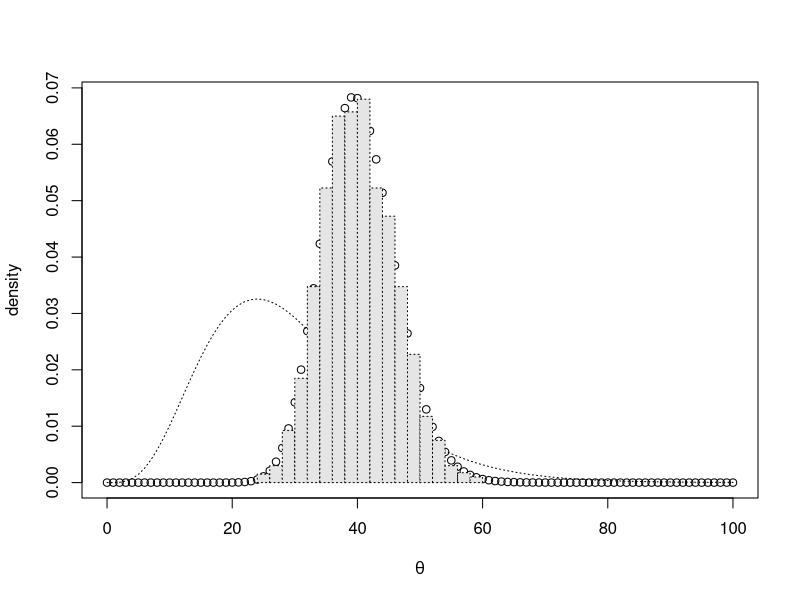
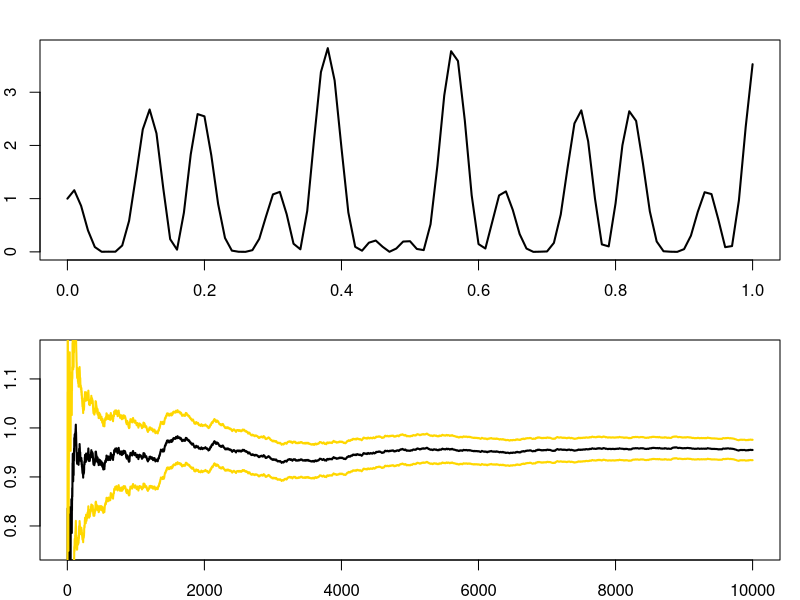
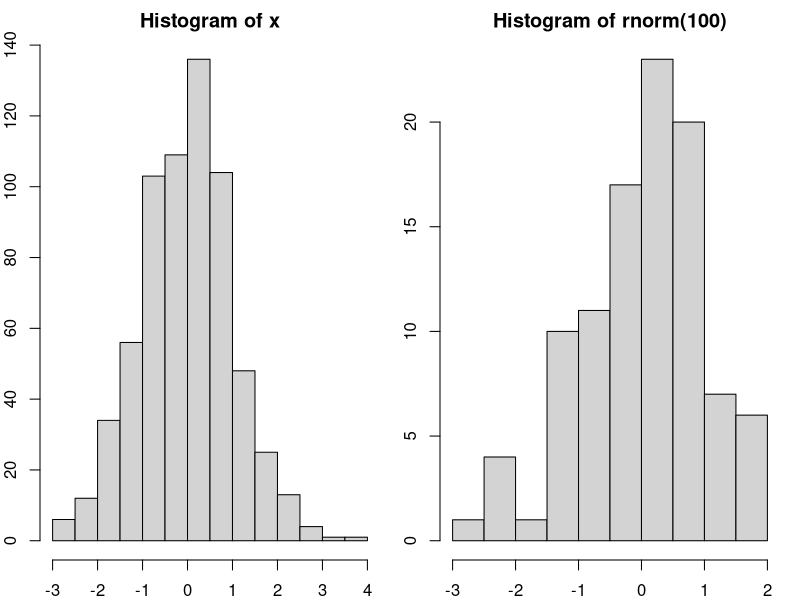
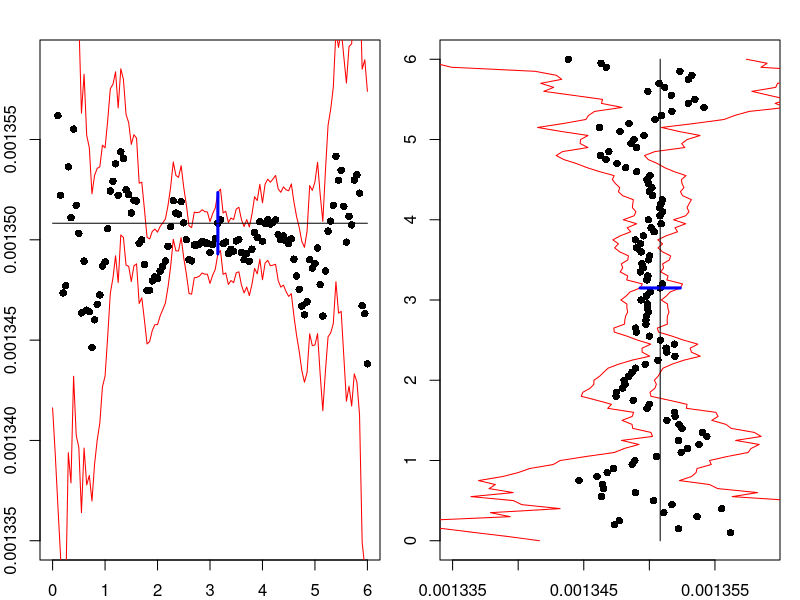
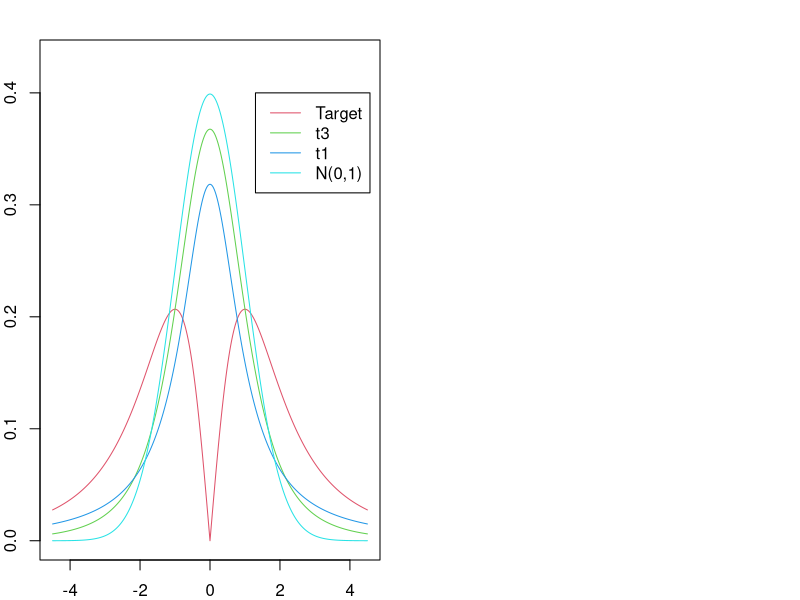
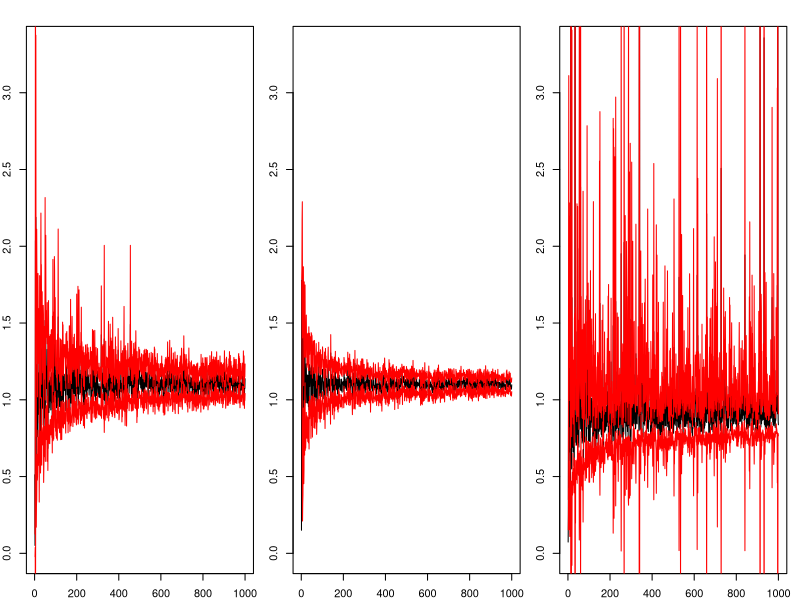
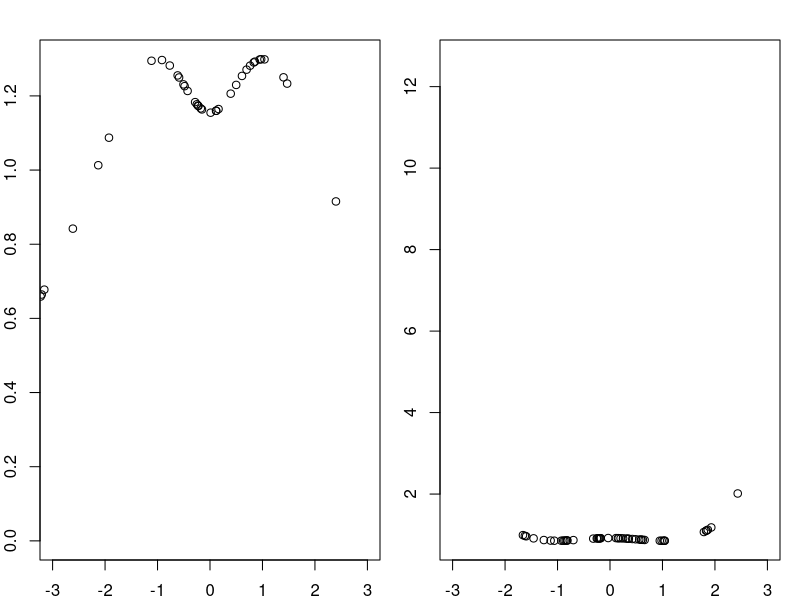
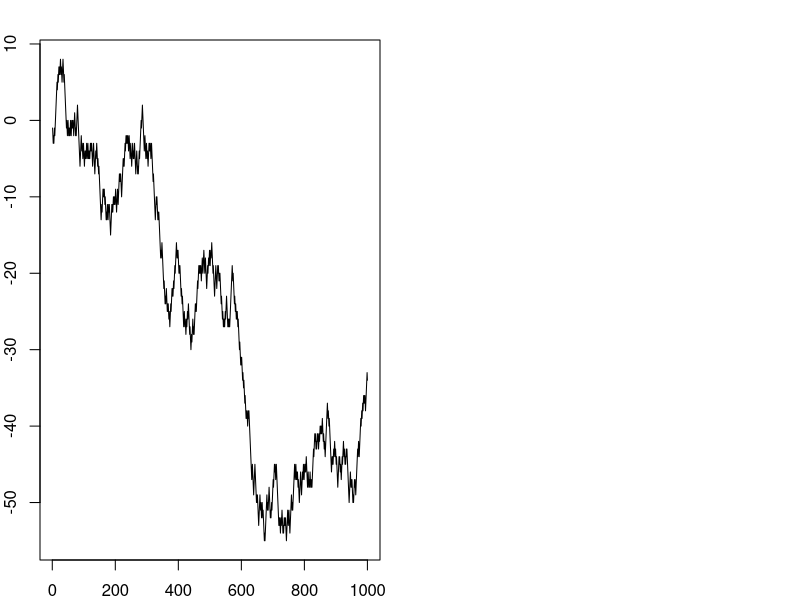

R code for these plots, in order:
###################### conjugate priors##############################
alpha = 5
beta = 6
theta = seq(0,100, length.out =101)
prior = dgamma(theta, shape = alpha, scale = beta)
x = 42
posterior = dgamma(theta, shape = x+alpha, scale = 1/(1+1/beta) ) 

# make plot
plot(theta, posterior, xlab = expression(theta), ylab = "density")
lines(theta, prior, lty = 3)

# posterior draws
postdraw = rgamma(2000, shape = x+alpha, scale = 1/(1+1/beta) ) 
r1= hist(postdraw, freq = F, breaks = 20, plot =F)
lines(r1, lty=3, freq = F, col = "gray90")

 
### estimating the mean of p^2
p<- rbeta(1000,14.26,23.19)
est<-mean(p^2)
se<-sd(p^2)/sqrt(1000)
c(est,se)

## integral of h(x)
h=function(x){(cos(50*x)+sin(20*x))^2}
par(mar=c(2,2,2,1),mfrow=c(2,1))
curve(h,xlab="Function",ylab="",lwd=2)
integrate(h,0,1)
x=h(runif(10^4))
estint=cumsum(x)/(1:10^4)
esterr=sqrt(cumsum((x-estint)^2))/(1:10^4)
plot(estint, xlab="Mean and error range",type="l",lwd=2,ylim=mean(x)+20*c(-esterr[10^4],esterr[10^4]),ylab="")
lines(estint+2*esterr,col="gold",lwd=2)
lines(estint-2*esterr,col="gold",lwd=2)


##################### Rejection sampling
## Example 1
x = NULL
n = 100
r = 2
for(i in 1:(100*sqrt(2*pi/exp(1))))
{

u = runif(1)
y = rcauchy(1)
if( u <=  exp(-y^2/2)*(1+y^2)*sqrt(exp(1))/2) 
 { x = c(x,y)}
}

# investigate the acceptance rate
N= 1000

c = sqrt(2*pi/exp(1))

# you can identify C using the following code
X = seq(-3,3,0.01)
c = max(dnorm(X)/dcauchy(X))

u = runif(N)
y=rcauchy(N)
accept = ( u < dnorm(y)/(c*dcauchy(y)))
x = y[accept]
mean(accept)
1/c

par(mfrow=c(1,2))
hist(x)
hist(rnorm(100))

##################### importance sampling

######## computing(X>c) for N(0,1) based on N(mu,1)

### function imp returns entries for a row of estimate, standard deviation and confidence interval

imp<-function(mu=0,c=0,n=1000000,X=rnorm(n))
{
  IS = mean((mu+X>c)*exp(mu*(mu-2*(mu+X))/2))
  standev=sd((mu+X>c)*exp(mu*(mu-2*(mu+X))/2))/sqrt(n)
  return(c(mu,IS,standev,IS-qnorm(0.975)*standev,IS+qnorm(0.975)*standev))
}

#fix n and X in advance
n =10000000
X = rnorm(n) 
# case when c = 3
c= 3
imp(0,c,n,X)
imp(1,c,n,X)
imp(2,c,n,X)
imp(3,c,n,X)
imp(3.1,c,n,X)
imp(3.15,c,n,X) # the (near-)optimal value of mu slightly above c
imp(3.2,c,n,X)
imp(4,c,n,X)

# case when c = 4.5
c = 4.5
imp(0,c,n,X)
imp(4.5,c,n,X)
imp(4.6,c,n,X) #we find the (near-)optimal value of mu slightly above c
imp(4.7,c,n,X)

# plot confidence intervals as mu varies
c=3
mu = (0:120)/20 #choose range from 0 to 6 in steps of 0.05
imp3  = matrix(1:605,121,5) #initialize impsave3, to save imp for c=3
for (i in 1:121){imp3[i,] = imp(mu[i],c,n,X)} #save imp in impsave3
plot(mu,imp3[,2],pch=16,xlab=expression(mu),ylab="estimate",ylim=c(0.001335,0.001359)) #estimates
lines(mu,imp3[,4],col="red") #lower CI bound
lines(mu,imp3[,5], col="red") #upper CI bound
lines(c(3.15,3.15),c(imp3[64,4],imp3[64,5]),lwd=3, col="blue") #emphasize mu=3.15
lines(c(0,6),c(imp3[64,2],imp3[64,2])) #horizontal line

plot(imp3[,2],mu,pch=16,ylab=expression(mu),xlab="estimate",xlim=c(0.001335,0.001359)) #estimates
lines(imp3[,4],mu,col="red") #lower CI bound
lines(imp3[,5], mu,col="red") #upper CI bound
lines(c(imp3[64,4],imp3[64,5]),c(3.15,3.15),lwd=3, col="blue") #emphasize mu=3.15
lines(c(imp3[64,2],imp3[64,2]),c(0,6)) #horizontal line

###################  esetimate expectation of absolute value of X, where X follows t distribution with d.o.f 3
# plot of different distributions
x =seq(-4.5,4.5,by =0.01)
p1 = abs(x)*dt(x,3)
p2 = dt(x,3)
p3 = dt(x,1)
p4 = dnorm(x)
plot(x,p1,xlab="x",ylab="density",ylim=c(0,0.43),type="l",col=2)
lines(x,p2,col=3)
lines(x,p3,col=4)
lines(x,p4,col=5)
legend(1.3,0.4,c('Target','t3    ','t1    ','N(0,1)'),lty=c(1,1,1,1),col=2:5)

# estimates
N = 1000
q1 = vector("numeric",N)
q2 = vector("numeric",N)
q3 = vector("numeric",N)
# fit.set
se1 = vector("numeric",N)
se2 = vector("numeric",N)
se3 = vector("numeric",N)

for(i in 1:N)
{
# direct
 x = rt(i,3)
 q1[i] = mean(abs(x))
 se1[i] = sd(abs(x))/sqrt(i)


# proposed t1
 x = rt(i,1)
 q2[i] = mean(abs(x)*dt(x,3)/dt(x,1))
 se2[i] = sd(abs(x)*dt(x,3)/dt(x,1))/sqrt(i)

# proposed norm
 x = rnorm(i)
 q3[i] = mean(abs(x)*dt(x,3)/dnorm(x))
 se3[i] = sd(abs(x)*dt(x,3)/dnorm(x))/sqrt(i)
}

# direct estimate
par(mfrow=c(1,3))
plot(1:N,q1,xlab = "sample size",ylab="estimate",type="l",ylim=c(0,3.3))
lines(1:N, q1-1.96*se1 , col="red")
lines(1:N, q1+1.96*se1 , col="red")

plot(1:N,q2,xlab = "sample size",ylab="estimate",type="l",ylim=c(0,3.3))
lines(1:N, q2-1.96*se2 , col="red")
lines(1:N, q2+1.96*se2 , col="red")

plot(1:N,q3,xlab = "sample size",ylab="estimate",type="l",ylim=c(0,3.3))
lines(1:N, q3-1.96*se3 , col="red")
lines(1:N, q3+1.96*se3 , col="red")

### weight plot
n =50
w1 = vector("numeric",n)
w2 = vector("numeric",n)
w3 = vector("numeric",n)
# direct
# proposed t1
 x2 = rt(n,1)
 w2 = dt(x2,3)/dt(x2,1)
# proposed norm
 x3 = rnorm(n)
 w3 = dt(x3,3)/dnorm(x3)
par(mfrow=c(1,2))
plot(x2,w2,xlab ="x",ylab="weight in using t1",xlim=c(-3,3))
plot(x3,w3,xlab ="x",ylab="weight in using N(0,1)",xlim=c(-3,3))



 


### a simple random walk
p<-0.5
n<-1000
X<-rep(NA,n)
X[1]<--1
for (j in 2:n) {
   X[j]<-X[j-1]+2*(runif(1)<=p)-1
 }
t<-1:n
plot(t,X,type="l",xlab="time",ylab="X")


### random MH, generate standard normal from uniform 
norm = function (n, alpha) 
{
  vec = vector("numeric", n)
  vec[1] = 0
  for (i in 2:n) {
    y = runif(1, -alpha, alpha )
    y = y + vec[i-1]
    aprob = min(1, dnorm(y)/dnorm(vec[i-1]))
    u = runif(1)
    if (u < aprob) 
      vec[i] = y
    else 
      vec[i] = vec[i-1]
  }
  return(vec)
}
normvec<-norm(10000,1)
par(mfrow=c(2,1))
plot(ts(normvec))
hist(normvec,30)



### random MH, generate binomial from uniform 
binom = function (n, nn, p) 
{
        vec = vector("numeric", n)
        vec[1] = 0
        for (i in 2:n) {
                y = round(runif(1, 0, nn ))
                y = y + vec[i-1]
                aprob = min(1, dbinom(y, nn , p )/dbinom(vec[i-1], nn , p ))
                u = runif(1)
                if (u < aprob) 
                    vec[i] = y
                else 
                    vec[i] = vec[i-1]
        }
        return(vec)
}
nn = 100; pp = .1
binomvec<-binom(10000, nn, pp)
par(mfrow=c(2,1))
plot(ts(binomvec))
hist(binomvec,30)
theoretical_mean = nn*pp; print(theoretical_mean)
theoretical_var = nn*pp*(1-pp); print(theoretical_var)

mean(binomvec)
var(binomvec)



cauchy = function (n) 
{
        vec = vector("numeric", n)
        vec[1] = rnorm(1,0,100)
        for (i in 2:n) {
                y = rnorm(1, vec[i-1],100 )
                aprob = min(1, dcauchy(y)/dcauchy(vec[i-1]))
                u = runif(1)
                if (u < aprob) 
                    vec[i] = y
                else 
                    vec[i] = vec[i-1]
        }
        return(vec)
}
cauchyvec<-cauchy(10000)
par(mfrow=c(3,1))
plot(ts(cauchyvec))
hist(cauchyvec[2000:10000],30)
hist(rcauchy(10000),30)

### independence chain, generate binomial from normal with the same mean and variance 
binom_ind_ch = function (n, nn, p) 
{
   # mu = nn*p
   # sigma = nn*p*(1-p)
   vec = vector("numeric", n)
   vec[1] = nn*p
   for (i in 2:n) {
      y <- round(runif(1, 0, nn))
      aprob <- min(1, (dbinom(y, nn, p)/dbinom(vec[i-1], nn, p))/(dunif(y, 0, nn)/dnorm(vec[i-1], 0, nn)))
      u <- runif(1, 0, nn)
      if (u < aprob) 
          vec[i] = y
      else 
          vec[i] = vec[i-1]
    }
    return(vec)
}

nn = 100
pp = .1

vec<-binom_ind_ch(10000,nn,pp)
par(mfrow=c(2,1))
plot(ts(vec))
hist(vec,20)
theo_mean = nn*pp; theo_mean
theo_var = nn*pp*(1-pp); theo_var
mean(vec)
var(vec)

#########################################
#### Gibss samplers for bivariate normal
rho = 0.2
x0 = rnorm(1)
N= 10000
X = x0
Y = NULL
## for t=1
Y = rnorm(1,rho*x0,sqrt(1-rho^2))
X = rnorm(1,rho*Y[t],sqrt(1-rho^2))
## the main loop of generating samples using gibbs sampler
for(t in 2:N)
{
    Y = c(Y,rnorm(1,rho*X[t-1],sqrt(1-rho^2)))
    X = c(X,rnorm(1,rho*Y[t],sqrt(1-rho^2)))
 }

## compare with the true standard normal 
par(mfrow=c(2,2))
X0 = seq(-100,100,by = 0.1)
hist(X[1000:N],breaks = 100, freq = FALSE,xlab="X")
dX0 = dnorm(X0)
lines(X0,dX0)
hist(Y[1000:N],breaks = 100, freq = FALSE,xlab="Y")
lines(X0,dX0)

## correlation 
cor(cbind(X,Y))

## compare with the samples generated using mvrnorm
library(MASS)
mu = c(0,0)
Sigma = rbind(c(1,rho),c(rho,1))
U = mvrnorm(N,mu,Sigma)
hist(U[,1],breaks = 100, freq = FALSE,xlab="X")
dX0 = dnorm(X0)
lines(X0,dX0)
hist(U[,2],breaks = 100, freq = FALSE,xlab="Y")
lines(X0,dX0)
## correlation 
cor(U)


#### hierarchical model, binomial-beta
install.packages("VGAM")
library(VGAM)
N=10000  
n= 30
a=3
b=7
X= vector("numeric",N)  
theta = vector("numeric",N)
## for t=1
theta[1]=rbeta(1,a,b)  
X[1]=rbinom(1,n,theta[1])
for (i in 2:N)
{ 
   X[i]=rbinom(1,n,theta[i-1])
   theta[i]=rbeta(1,a+X[i],n-X[i]+b)
 }
## compare with the true marginal distribution 
par(mfrow=c(1,2))
X0 = seq(0,30,by = 1)
hist(X[1000:N], freq = FALSE,xlab="X")
lines(X0,dbetabinom.ab(X0,n,a,b))
theta0 = seq(0,1,by=0.01)
hist(theta[1000:N],breaks = 100, freq = FALSE,xlab=expression(theta))
lines(theta0,dbeta(theta0,a,b))


#######An example of Gibbs sampling########################
y = c(5, 1, 5, 14, 3, 19, 1, 1, 4, 22)
t = c(94, 16, 63, 126, 5, 31, 1, 1, 2, 10)


#### function to draw lambda
lambda.draw = function(alpha, beta, y, t) 
 {
  rgamma(length(y), y + alpha, t + beta)
 }

#### function to draw beta
beta.draw = function(alpha, gamma, delta, lambda, y) 
{
  rgamma(1, length(y) * alpha + gamma, delta + sum(lambda))
 }

##### Gibbs sampling 
gibbs = function(n.sims, beta.start, alpha, gamma, delta, y, t, burnin = 0, thin = 1) 
{
  beta.draws = c()

  lambda.draws = matrix(NA, nrow = n.sims, ncol = length(y))

  beta.cur = beta.start

  for (i in 1:n.sims) {
  # draw lambda
  lambda.cur = lambda.draw(alpha = alpha, beta = beta.cur,y = y, t = t)

  # draw beta
  beta.cur = beta.draw(alpha = alpha, gamma = gamma, delta = delta, lambda = lambda.cur, y = y)

  # burn-in and thinning
  if (i > burnin & (i - burnin)%%thin == 0) {
     lambda.draws[(i - burnin)/thin, ] = lambda.cur
     beta.draws[(i - burnin)/thin] = beta.cur
   }
  }

  return(list(lambda.draws = lambda.draws, beta.draws = beta.draws))
}


#### Apply to the failure data set
posterior = gibbs(n.sims = 10000, beta.start = 1, alpha = 1.5,
                     gamma = 0.01, delta = 1, y = y, t = t)
round(colMeans(posterior$lambda.draws),3)
mean(posterior$beta.draws)
round(apply(posterior$lambda.draws, 2, sd),3)
round(sd(posterior$beta.draws),3)
